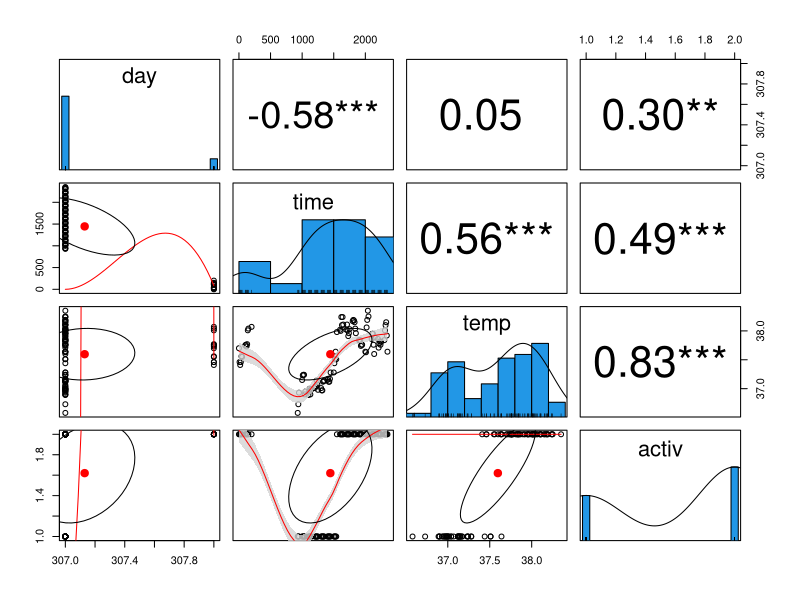
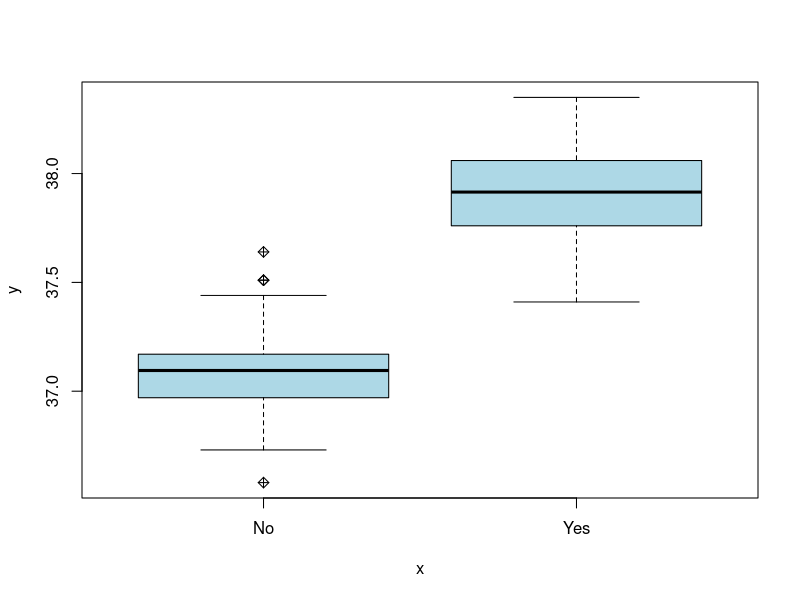
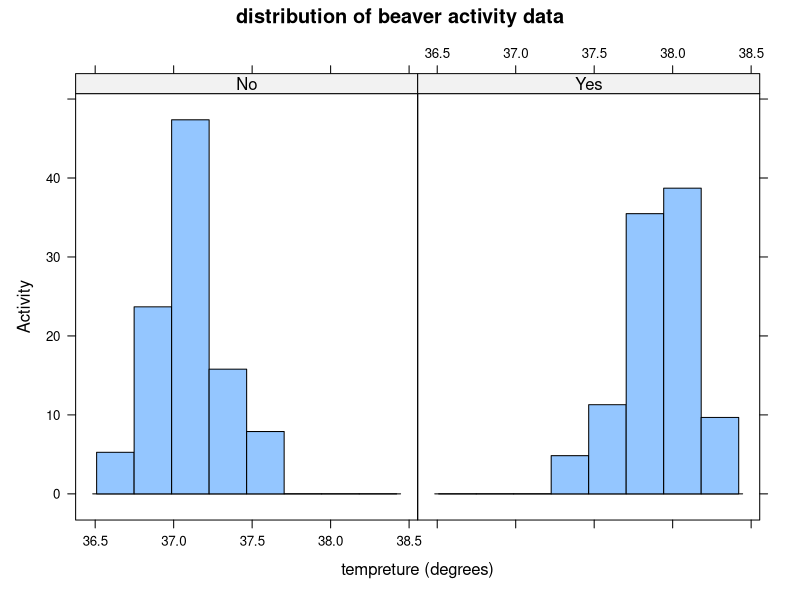
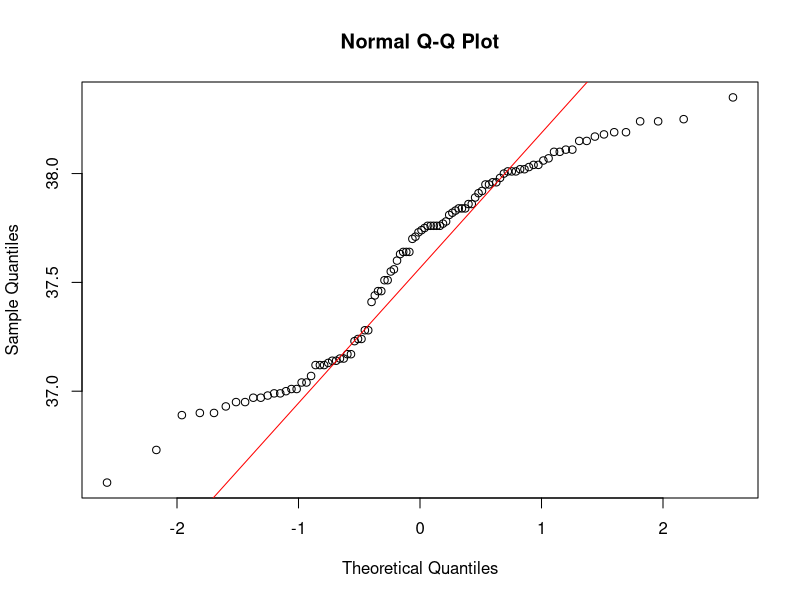
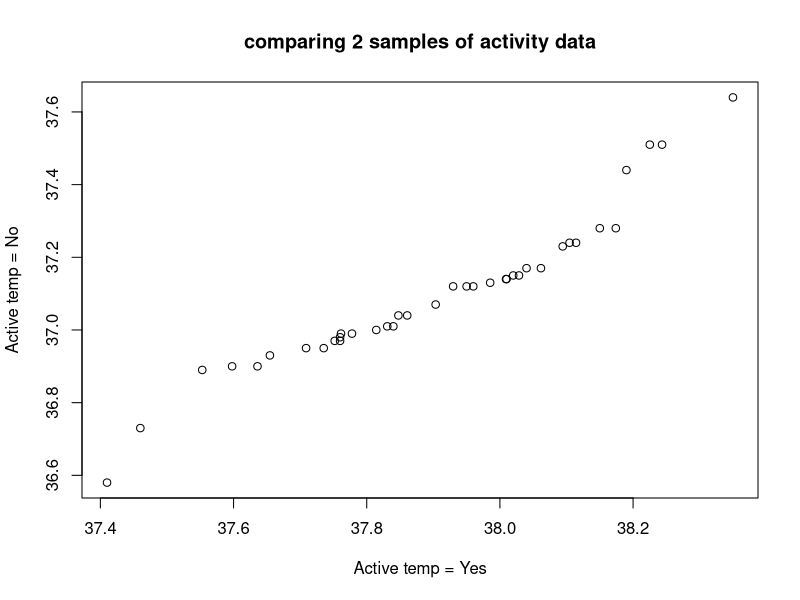
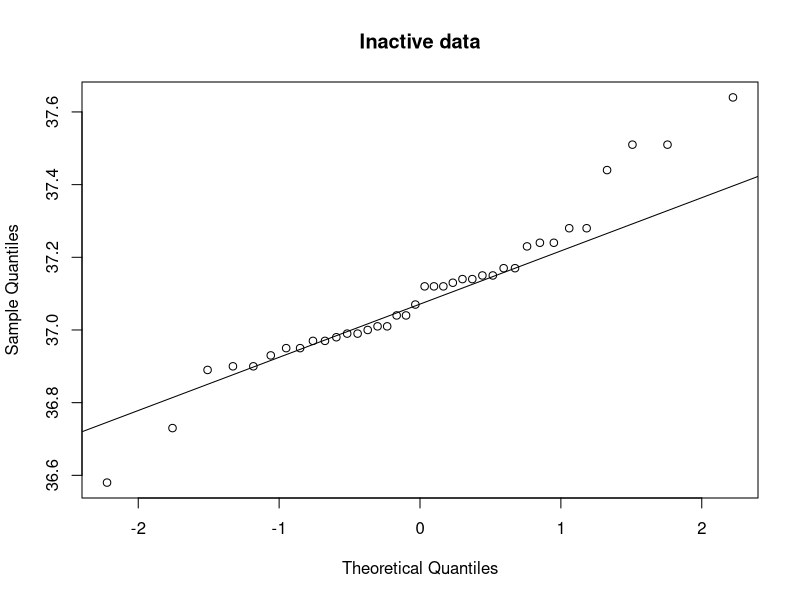
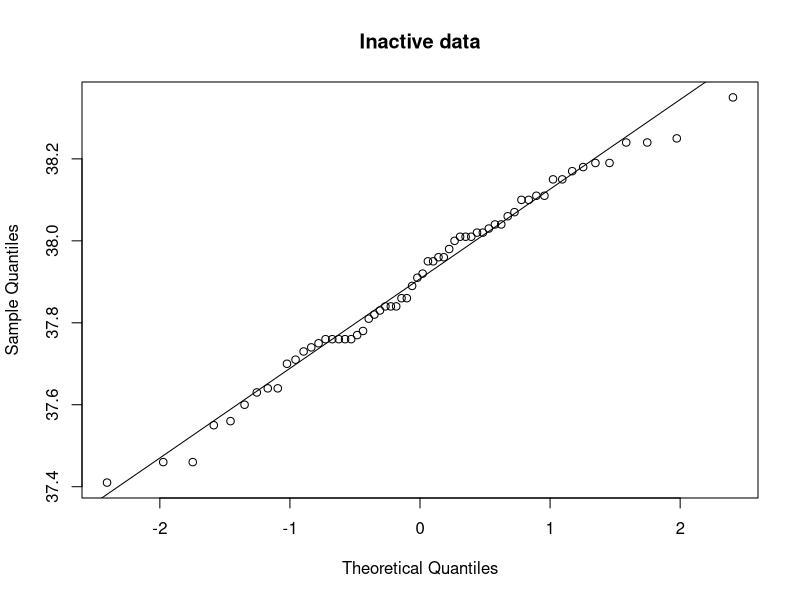

Write R code to recreate these figures, in order.
# load and have a look on the distribution
# use statistical methods to examine the relationship 
# between our variables of interest

# beavers dataset
# contains the body temperature of 4 beavers captured every 10 minutes over a day
# we want to examine difference in average body temperature
# to evaluate whether body temperature is affected by activity
# Hypothesis test

?beavers
str(beaver2)
# activ - is measurement, is categorical dichotomous
# temp - beaver temperature is continuous
# we'll evaluate temp & activ
# Question 1
# h0 - mean beaver temperature is not affected by activity
# h1 - mean beaver temperature is affected by activity
# continuous & categorical dichotomous
beavers_data <- beaver2
# convert activ variable from numeric to factor type
#beavers_data$activ <- as.factor(beavers_data$activ)
beavers_data$activ <- 
  factor(beavers_data$activ, 
         order = FALSE
      ,labels = c("No", "Yes"))

str(beavers_data)

#install.packages("psych")
library(psych)
pairs.panels(beavers_data,
            smooth = TRUE,# If TRUE, draws loess smooths    
            scale = FALSE, # If TRUE, scales the correlation text font    
            density = TRUE, # If TRUE, adds density plots and histograms    
            ellipses = TRUE, # If TRUE, draws ellipses    
            method = "spearman", # Correlation method (also "pearson" or "kendall")    
            pch = 21, # pch symbol    
            lm = FALSE, # If TRUE, plots linear fit rather than the LOESS (smoothed) fit    
            cor = TRUE, # If TRUE, reports correlations    
            jiggle = FALSE, # If TRUE, data points are jittered    
            factor = 2, # Jittering factor    
            hist.col = 4, # Histograms color  # stars = TRUE, # If TRUE, adds significance level with stars    
            stars = TRUE, 
            ci = TRUE) 
# If TRUE, adds confidence intervals  

# Question2
attach(beavers_data)
# 这里没看出来什么有价值的信息，能看到outliers
# 如果是两个都是continuous variables的话会看到
plot(activ, temp, pch=9,col='lightblue')

# we can split the dichotomous variable into 2
# and then examine the data
library("lattice")
# 
histogram(~temp | activ, data = beavers_data,
          main = "distribution of beaver activity data",
          xlab = "tempreture (degrees)",
          ylab = "Activity")

# visual analysis seems to indicate that the data
# is normally distributed (无法从这个图得到肯定答案)
# we look at the median of the data so we can see if it's normally distributed
# summarize the medium of the data
tapply(temp, activ, median)
# it seems to be the same median of both variables
# 上面的图无法准确表明是正态分布的
# 下面用分位数图visualize to see if it's normally distributed
# quantile-quantile plot (Q-Q plot) allows us 
# to check if the data is normally distributed or not
# is the tempreture normally distributed
qqnorm(temp)
# add line that represents normal distribution
qqline(temp, col = "red")
# from the above chart, if it's normally distributed, the data point will be along the red line
# so, temp appears not  to be normally distributed
attach(beavers_data)
# 在with里可以做好几件事  

with(beavers_data, 
     qqplot(temp[activ == 'Yes'],
            temp[activ == 'No'],
            main = "comparing 2 samples of activity data",
            xlab = "Active temp = Yes",
            ylab = "Active temp = No") )
str(beavers_data)
# 上图看起来两个variable呈线性关系
# we can add normality line to the plot
# to help to evaluate normality
with(beavers_data, { 
  qqnorm(temp[activ == 'No'], main = 'Inactive data')  
  qqline(temp[activ == 'No']) 
})
# Inactive 数据看起来基本正态分布
# it's generally normally distributed
with(beavers_data, { 
  qqnorm(temp[activ == 'Yes'], main = 'Inactive data')  
  qqline(temp[activ == 'Yes']) 
})
# formal test of normality
# shapiro-wilks test is a famous test for the test of normally distributed data
# but it's not suitable for categorical test!!!!!!
# p-value tells us the chances that the sample
# comes from a normal distribution, which means that 
# if p>0.05 = normality distributed
normality_test <- shapiro.test(beavers_data$temp)
normality_test$p.value
# p-value = 7.763623e-05
# 注意 this test does not work on a dichotomous variables!!!!!!
with(beavers_data, tapply(temp, activ, shapiro.test))
# Results show
# p-value of No = 0.1231 - normally distributed
# p-value of Yes = 0.5583 - normally distributed
# p-value of temp is not normally distributed
# 可以证明 因为不是正态分布的数据
# 在这个case中，continuous + categorical适合做nonparamatic test(看对照表)
# after consulting the chart, I'm examine
# a dependent variable temp
# with an independent categorical variable activ
#  format wilcox.test(dependent ~ independent) 
# we run Mann-Whitney test
wilcox.test(temp ~ activ)
# p-value is less than 0.05 so this indicates the Null hypothesis (H0)
# is rejected and therefore this indicates that beaver body temperature
# is affected by activity (p = 2.2e-16)
# 
